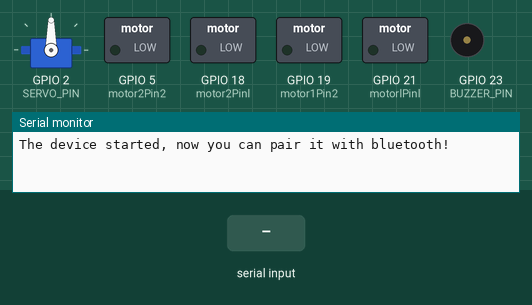
A sketch run on a simulated ESP32. Shown: servo, switched loads named in the sketch (green lamp = pin HIGH), buzzer (waves = sounding, pin HIGH), the last lines printed to the serial monitor. The inputs (shaded band) are chosen by the test bench. Nothing arrives over Bluetooth unless stated; the modem accepts every AT command (registered, SIM ready, sends succeed) and sends nothing else.

Above: at 1.2 s.
1.3 s: "n" received over the second serial link
At 1.46 s:
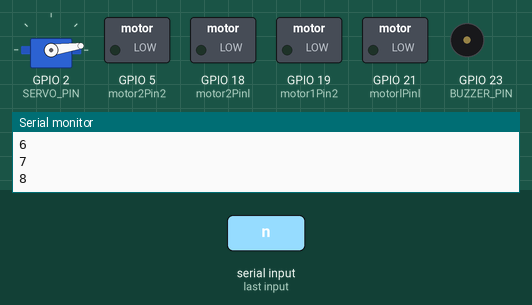
4.3 s: "a" received over the second serial link
At 5.14 s:
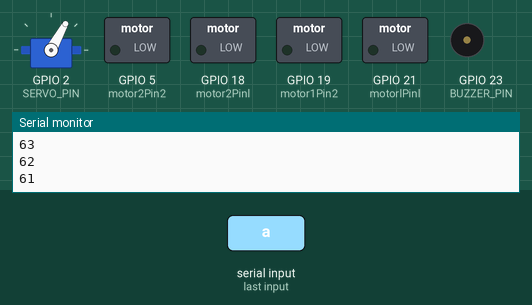
At 6.7 s:
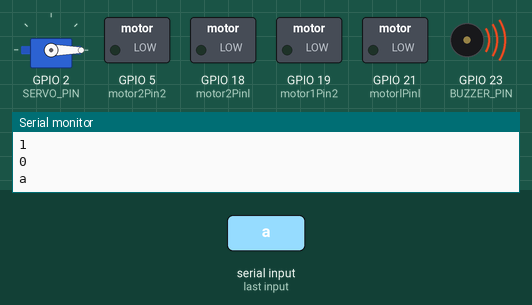
Timing chart, 0 to 18.1 s (numbered marks = the images above; inputs shaded):
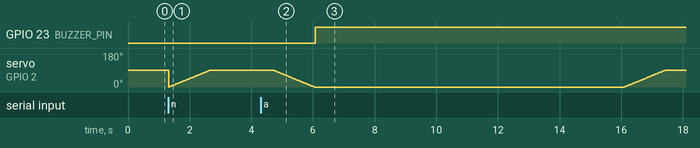

Measured:
- after the input at 4.3 s, GPIO 23 (BUZZER_PIN): LOW → HIGH after 1.8 s

The sketch:

Esp32.ino
```cpp
#include "BluetoothSerial.h"
#include <ESP32Servo.h>
Servo myservo;

String device_name = "ESP32-BT-Slave";

// Check if Bluetooth is available
#if !defined(CONFIG_BT_ENABLED) || !defined(CONFIG_BLUEDROID_ENABLED)
#error Bluetooth is not enabled! Please run `make menuconfig` to and enable it
#endif

// Check Serial Port Profile
#if !defined(CONFIG_BT_SPP_ENABLED)
#error Serial Port Profile for Bluetooth is not available or not enabled. It is only available for the ESP32 chip.
#endif

BluetoothSerial SerialBT;
int i = 0;
#define RXp2 16
#define TXp2 17
#define BUZZER_PIN 23  // Replace with your buzzer pin
#define SERVO_PIN 2

// Replace with your servo pin
int motorlPinl = 21;
int motor1Pin2 = 19;
int motor2Pinl = 18;
int motor2Pin2 = 5;
int pos = 0;
char U_input;
int attack_count = 0;  // Counter for "attack" command
bool buzzer_active = false;


void setup() {
  Serial.begin(115200);
  Serial2.begin(4800, SERIAL_8N1, RXp2, TXp2);
  SerialBT.begin("ESP32Salve");  //Bluetooth device name
  Serial.println("The device started, now you can pair it with bluetooth!");
  pinMode(BUZZER_PIN, OUTPUT);  // Configure buzzer pin as output // Attach servo to its pin
  myservo.setPeriodHertz(50);   // standard 50 hz servo
  myservo.attach(SERVO_PIN, 500, 2400);
  pinMode(motorlPinl, OUTPUT);
  pinMode(motor1Pin2, OUTPUT);
  pinMode(motor2Pinl, OUTPUT);
  pinMode(motor2Pin2, OUTPUT);
}

void moveBackward() {
  digitalWrite(motorlPinl, HIGH);
  digitalWrite(motor1Pin2, LOW);
  digitalWrite(motor2Pinl, HIGH);
  digitalWrite(motor2Pin2, LOW);
}

void moveForward() {
  digitalWrite(motorlPinl, LOW);
  digitalWrite(motor1Pin2, HIGH);
  digitalWrite(motor2Pinl, LOW);
  digitalWrite(motor2Pin2, HIGH);
}


void loop() {
  delay(10);

  if (SerialBT.available() > 0) {
    U_input = SerialBT.read();
    delay(10);
    Serial.println(U_input);
    if (U_input == 'a') {
      attack_count++;
      Serial2.println("s");
      SerialBT.println("attack");
      delay(10);
      if (attack_count == 1) {
        digitalWrite(BUZZER_PIN, HIGH);
        buzzer_active = true;
        delay(10000);
      }
    } else if (attack_count== 3) {
      Serial2.println("s");
      //II Deactivate buzzer and activate servo on third "attack"
      digitalWrite(BUZZER_PIN, LOW);
      buzzer_active = false;
    }
    //Move servo to 90 degrees and back to 0
    for (pos = 0; pos <= 90; pos += 1) {  //goes from 0 degrees to 180 degrees
      // in steps of 1 degree
      myservo.write(pos);
      //tell servo to go to position in variable 'pos'
      delay(15); // waits 15ms for the servo to reach the position
      Serial.println(pos);
    }
    delay(2000);
    for (pos = 90; pos >= 0; pos -= 1) {  //goes from 180 degrees to 0 degrees
      myservo.write(pos);                 //tell servo to go to position in variable 'pos'
      delay(15);
      Serial.println(pos);  // waits 15ms for the servo to reach the position
    }
  } else if (U_input== 'n') {
    delay(10);
    Serial2.println("n");
    SerialBT.println("nothing");
  }
}
```
